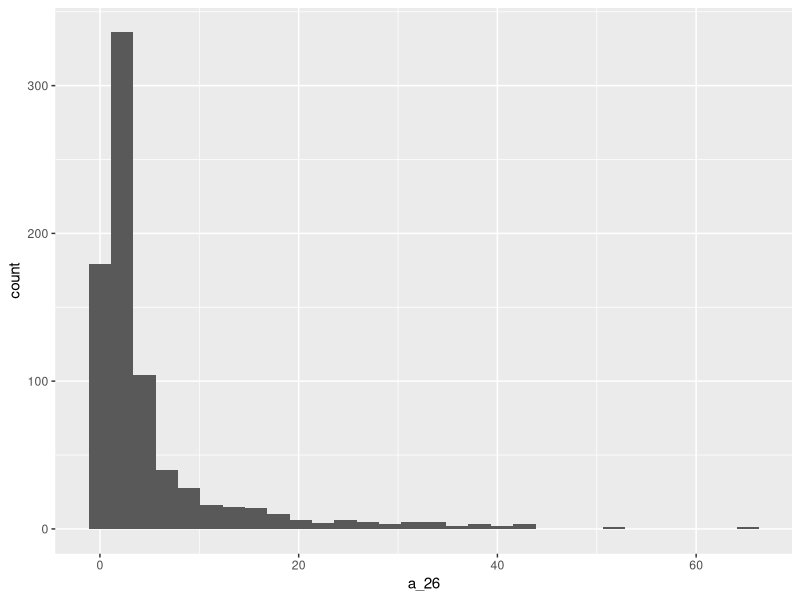
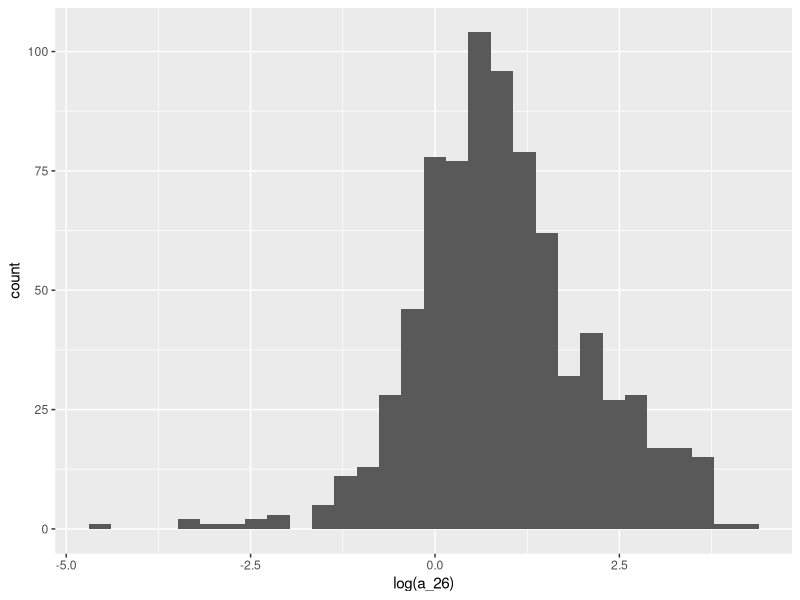
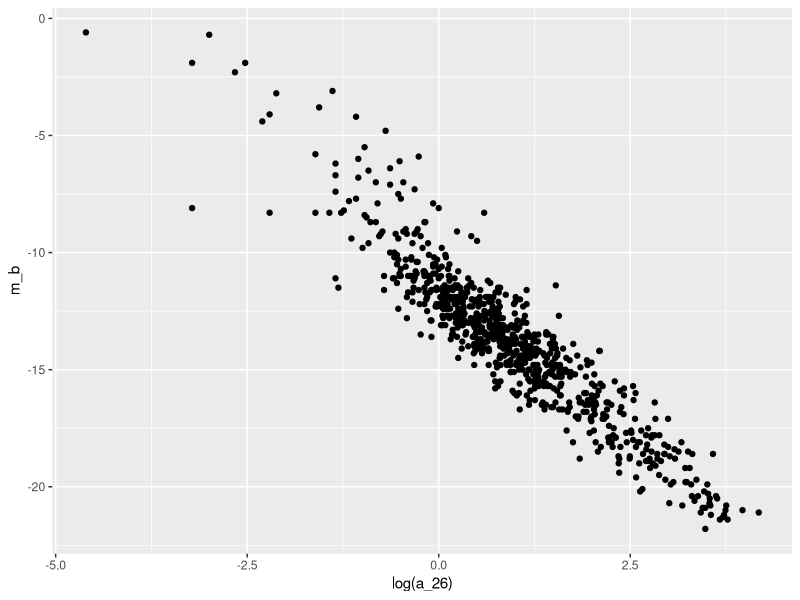

The R source for these figures, in order:


library(tidyverse)

###########################################
######   Problem 2    #####################
###########################################

# number of variables in the .txt file
n <- 11

# get descriptions from text file
v_descr <- read_delim("suites_dw_Table1.txt",
                      delim = "-",
                      skip_empty_rows = T,
                      col_names = F,
                      trim_ws = T) %>% 
  rename(variable = X1,
         descr = X2)

v_descr <- v_descr[1:n,] %>% 
  mutate(variable = trimws(variable),
         descr = trimws(descr))

# load data from text file
galaxies <- read_delim("suites_dw_Table1.txt",
                       delim = "|",
                       skip = 12,
                       trim_ws = T)[-1,]

# add the decriptions to the description attribute of the data frame
for (i in 1:nrow(v_descr)) {
  variable <- v_descr$variable[i]
  descr <- v_descr$descr[i]
  
  # in case there is no description for one or more variables
  if (variable %in% colnames(galaxies)) {
    attr(galaxies[[variable]], "description") <- descr
  }
}

# extract the description of a variable from the attributes of the dataframe
attr(galaxies$name, "description")



###########################################
######   Problem 3    #####################
###########################################

# the most logical thing would be to show the distribution of diameter
# however, this does not really reveal what we are looking for
galaxies %>% 
  ggplot(aes(x = a_26)) +
  geom_histogram()

# maybe we could take the log to adjust for a few "very large" galaxies?
# this shows, that indeed there are not many very small galaxies, but many small ones
galaxies %>% 
  ggplot(aes(x = log(a_26))) +
  geom_histogram()

# one explenation could be that small galaxies do not shine as bright (b-band is a low negative value)
# this plot shows the joint distribution of log(diameter) and absolute magnitude in b-band
# indeed we see that small galaxies have a higher b-band value
# which means they do not shine as bright and might be more difficult to detect
galaxies %>% 
  ggplot(aes(x = log(a_26), y = m_b)) +
  geom_point()
